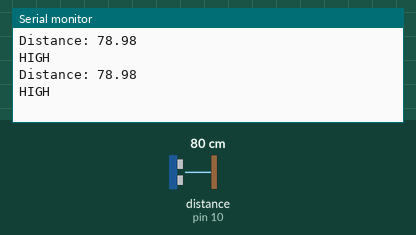
A sketch run on a simulated Arduino Uno, built with avr-gcc and run on an emulated ATmega328P. On the bench: the last lines printed to the serial monitor. Wiring (inferred from the names in the program): ultrasonic range finder: trigger pin 9; echo pin 10. The test bench sets the inputs (shaded band); at power-on: distance to the obstacle (sensor on pin 10) 80 cm. The echo pulse lasts 58.3 µs per cm.

Above: at 1.8 s.
1.9 s: distance to the obstacle (sensor on pin 10) set to 21 cm
At 2.8 s:
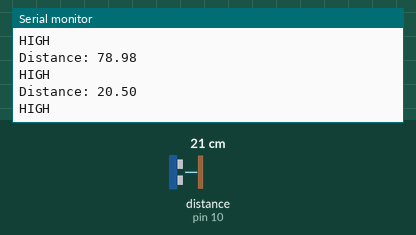
3.4 s: distance to the obstacle (sensor on pin 10) set to 16 cm
At 4.5 s:
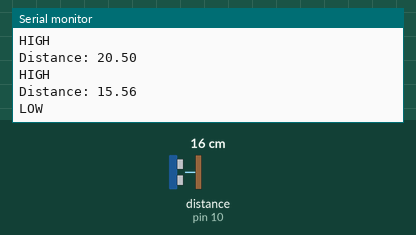
Timing chart, 0 to 6.4 s (numbered marks = the images above; inputs shaded):
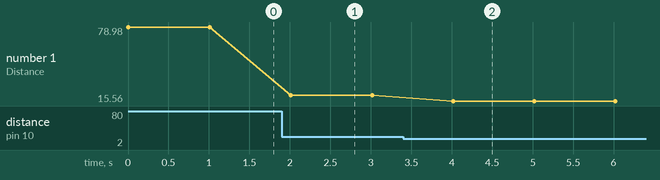

The sketch:

manhole_signal.ino
```cpp
const int trigPin = 9;
const int echoPin = 10;

float duration;
float distance;

int light=1;

void setup() {
pinMode(trigPin, OUTPUT);
pinMode(echoPin, INPUT);
pinMode(light,OUTPUT);
Serial.begin(9600);
}

void loop() {

digitalWrite(trigPin, LOW);
delayMicroseconds(2);
digitalWrite(trigPin, HIGH);
delayMicroseconds(10);
digitalWrite(trigPin, LOW);

duration = pulseIn(echoPin, HIGH);

distance= duration*0.034/2;

Serial.print("Distance: ");
Serial.println(distance);

if(distance>18.0) //Distance depends on the setting where the code is being used
{
  Serial.println("HIGH");
  digitalWrite(light,HIGH);

}
else
{
  Serial.println("LOW");
  digitalWrite(light,LOW);
}

delay(1000);
}

//The standard code for obtaining distance from ultrasonic sensor is inspired from https://howtomechatronics.com/tutorials/arduino/ultrasonic-sensor-hc-sr04/
```

Measured:
- the behaviour switches between 19 and 18 cm on distance to the obstacle (sensor on pin 10) (found by bisection; images 1 and 2)
- after the input at 1.9 s, the serial monitor: prints a new line after 0.11 s (image 1)
- after the input at 3.4 s, the serial monitor: prints a new line after 0.62 s (image 2)
- plotted number 1: 78.98 → 20.5 after the input at 1.9 s, 20.5 → 15.56 after the input at 3.4 s
